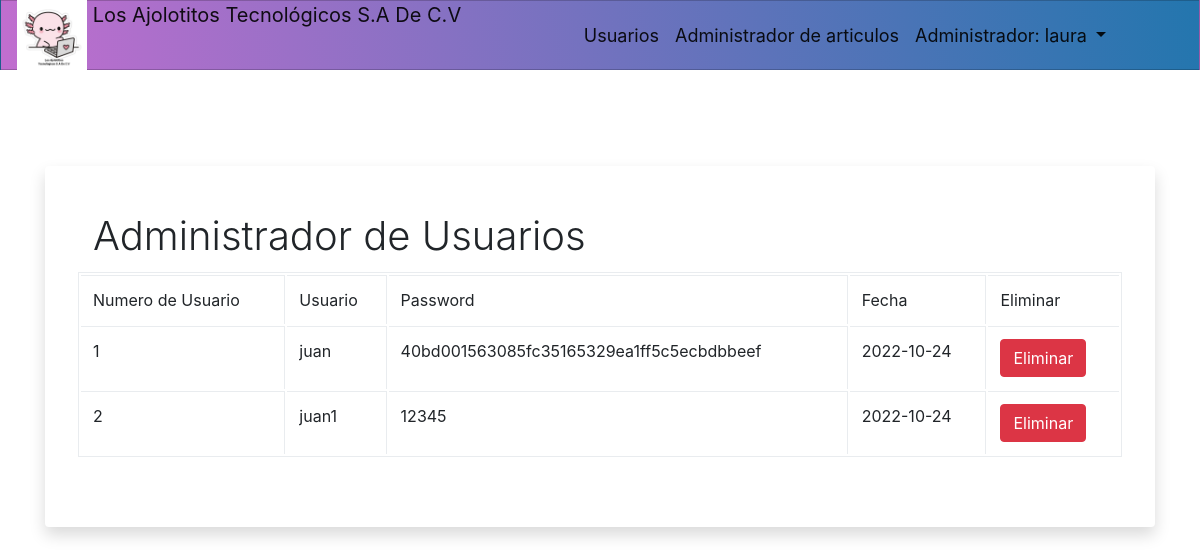
The app's page /administrador/vistas/usuarios.php (signed in) with its own data.
### tables this page shows
CREATE TABLE `t_usuarios` (
  `id` int(11) NOT NULL,
  `usuario` varchar(255) DEFAULT NULL,
  `password` varchar(255) DEFAULT NULL,
  `fecha` date NOT NULL DEFAULT current_timestamp()
);

### administrador/clases/metodosCrud.php (called while the page is built, shortened)
<?php
class metodos{
    public function mostrarDatos($sql){
        $c= new conectar();
        $conexion=$c->conexion();
        $result=mysqli_query($conexion,$sql);
        return mysqli_fetch_all($result,MYSQLI_ASSOC);
    }
}

### administrador/vistas/usuarios.php (the view, shortened to what this page needs)
<?php session_start();
require_once "../clases/metodosCrud.php";
if (isset($_SESSION['usuario'])) {
?>
<?php include "header.php"; ?>
    <div class="container">
        <div class="card border-0 shadow my-5">
            <div class="card-body p-5">
                <h1 class="font-weight-light">Administrador de Usuarios</h1>
                    <div class="row">
                    <table class="table table-hover table-condensed table-bordered" id="iddatatable">
                        <tr>
                                <td>Numero de Usuario</td>
                                <td>Usuario</td>
                                <td>Password</td>
                                <td>Fecha</td>
                                <td>Eliminar</td>
                            </tr>
                                <?php
                                    $obj= new metodos();
                                    $sql="SELECT id,
                                    usuario,fecha,
                                    password
                                    FROM t_usuarios";
                                    $datos=$obj->mostrarDatos($sql);
                                    foreach ($datos as $key){
                                ?>
                            <tr>
                                <td><?php echo $key ['id'];?></td>
                                <td><?php echo $key ['usuario'];?></td>
                                <td><?php echo $key ['password'];?></td>
                                <td><?php echo $key ['fecha'];?></td>
                                <td><a href="../procesos/usuarios/eliminarUsuario.php?id=<?php echo $key['id']?>"><button class="btn btn-danger">Eliminar</button></a></td>
                            </tr>
                                <?php
                                    }
                                ?>
                        </table>
                    </div>
            </div>
        </div>
    </div>
<?php
}else{
    header("location:../vistas/usuarios.php");
}
?>

### administrador/css/navbar.css (style rules this page uses)
* { box-sizing: border-box; padding: 0; margin: 0; }
body { font-family: "Josefin Sans", sans-serif; }

### records on screen
t_usuarios: id "1", usuario "juan", password "40bd001563085fc35165329ea1ff5c5ecbdbbeef", fecha "2022-10-24"
t_usuarios: id "2", usuario "juan1", password "12345", fecha "2022-10-24"

### other values on screen
$_SESSION['usuario'] "laura"
